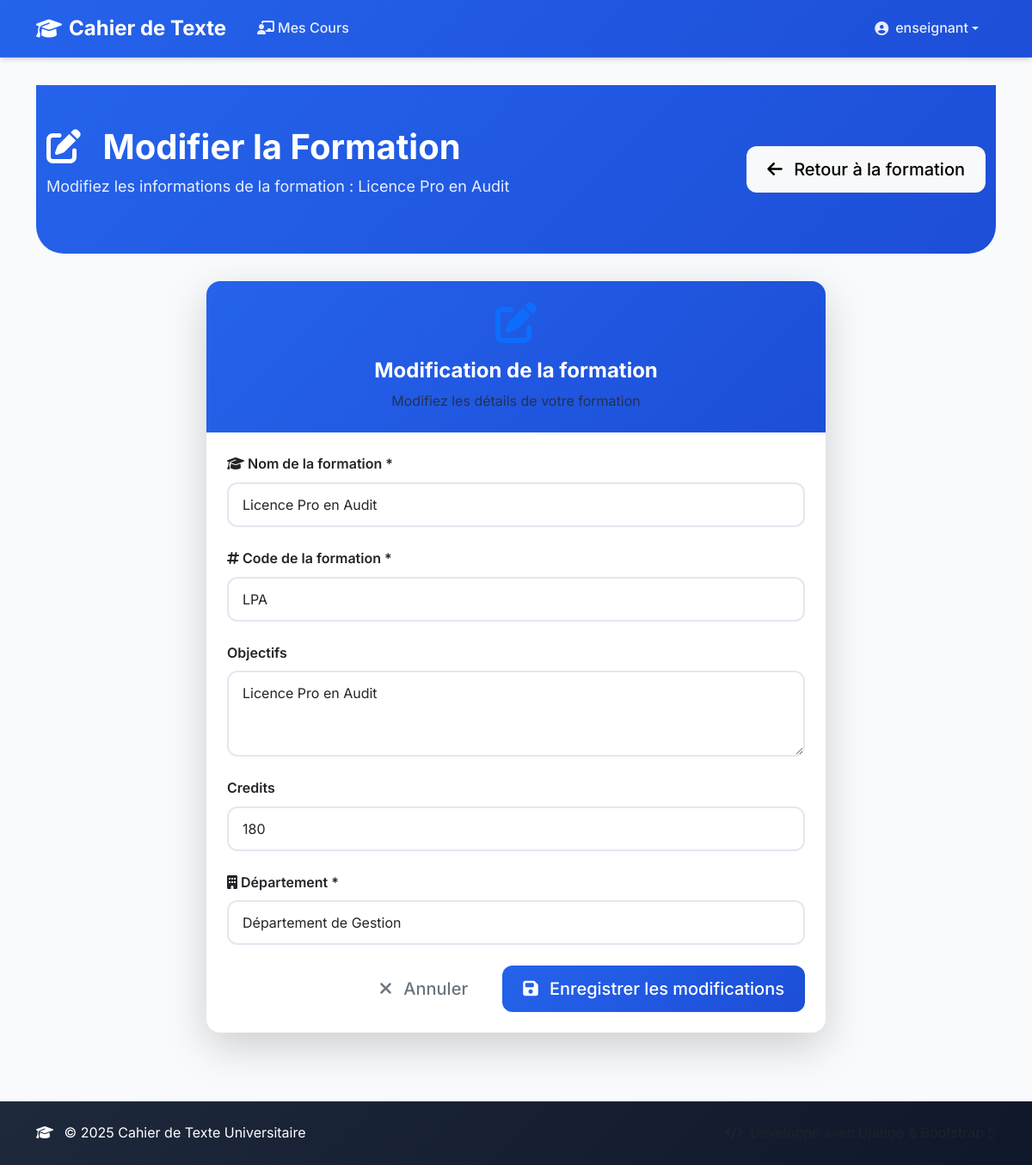
The app's page /formations/1/modifier/ (signed in) with its own data.
### formations/models.py (models this page shows, shortened)
class Formation(models.Model):
    nom  = models.CharField(max_length=100)
    code = models.CharField(max_length=20, unique=True)
    objectifs = models.TextField(blank=True, null=True)
    credits = models.IntegerField()
    departement = models.ForeignKey(
        Departement,
        on_delete=models.SET_NULL,
        null=True,
        related_name='formations'
    )
    responsable = models.ForeignKey( User, on_delete=models.SET_NULL, null=True, related_name='formations_responsable')
    class Meta:
        verbose_name = "Formation"
        verbose_name_plural = "Formations"

### formations/views.py (the view)
# urls.py: path('<int:formation_id>/modifier/', modifier_formation, name='modifier_formation'),
@login_required
def modifier_formation(request, formation_id):
    formation = get_object_or_404(Formation, id=formation_id)
    if request.method == 'POST':
        form = FormationForm(request.POST, instance=formation)
        if form.is_valid():
            form.save()
            messages.success(request, 'Formation modifiée avec succès!')
            return redirect('formations:liste_formations')
    else:
        form = FormationForm(instance=formation)
    return render(request, 'formations/modifier_formation.html', {'form': form, 'formation': formation})

### formations/forms.py
class FormationForm(forms.ModelForm):
    class Meta:
        model = Formation
        fields = ['nom', 'code', 'objectifs', 'credits', 'departement']
        widgets = {
            'objectifs': forms.Textarea(attrs={'rows': 3}),
        }
    def __init__(self, *args, **kwargs):
        user = kwargs.pop('user', None)  # Retrieve the logged-in user
        super().__init__(*args, **kwargs)
        if user and hasattr(user, 'profil') and user.profil.entite:
            self.fields['departement'].queryset = Departement.objects.filter(entite=user.profil.entite)
        for field in self.fields.values():
            field.widget.attrs.update({'class': 'form-control'})

### users/models.py (called while the page is built)
    def __str__(self):
        return self.nom

### formations/templates/formations/modifier_formation.html (shortened to what this page needs)
{% extends 'base.html' %}
{% block content %}
<div class="page-header">
    <div class="container">
        <div class="row align-items-center">
            <div class="col-lg-8">
                <h1 class="page-title">
                    <i class="fas fa-edit me-3"></i>
                    Modifier la Formation
                </h1>
                <p class="page-subtitle">
                    Modifiez les informations de la formation : {{ formation.nom }}
                </p>
            </div>
            <div class="col-lg-4 text-lg-end">
                <a href="{% url 'formations:detail_formation' formation.id %}" class="btn btn-light btn-lg">
                    <i class="fas fa-arrow-left me-2"></i> Retour à la formation
                </a>
            </div>
        </div>
    </div>
</div>
<div class="container">
    <div class="row justify-content-center">
        <div class="col-lg-8">
            <div class="card border-0 shadow-lg">
                <div class="card-header bg-transparent border-0 text-center py-4">
                    <div class="mb-3">
                        <i class="fas fa-edit fa-3x text-primary"></i>
                    </div>
                    <h4 class="fw-bold mb-2">Modification de la formation</h4>
                    <p class="text-muted mb-0">Modifiez les détails de votre formation</p>
                </div>
                <div class="card-body p-4">
                    <form method="post" class="needs-validation" novalidate>
                        {% for field in form %}
                            <div class="mb-4">
                                <label for="{{ field.id_for_label }}" class="form-label fw-semibold">
                                    {% if field.name == 'nom' %}
                                        <i class="fas fa-graduation-cap me-1"></i>Nom de la formation *
                                    {% elif field.name == 'code' %}
                                        <i class="fas fa-hashtag me-1"></i>Code de la formation *
                                    {% elif field.name == 'description' %}
                                        <i class="fas fa-align-left me-1"></i>Description
                                    {% elif field.name == 'departement' %}
                                        <i class="fas fa-building me-1"></i>Département *
                                    {% elif field.name == 'responsable' %}
                                        <i class="fas fa-user me-1"></i>Responsable
                                    {% elif field.name == 'date_creation' %}
                                        <i class="fas fa-calendar me-1"></i>Date de création
                                    {% else %}
                                        {{ field.label }}
                                    {% endif %}
                                </label>
                                {% if field.name == 'description' %}
                                    <textarea class="form-control"
                                              id="{{ field.id_for_label }}"
                                              name="{{ field.name }}"
                                              rows="4"
                                              placeholder="Décrivez les objectifs et le contenu de la formation...">{{ field.value|default:"" }}</textarea>
                                {% else %}
                                    {{ field }}
                                {% endif %}
                            </div>
                        {% endfor %}
                        <div class="d-flex gap-3 justify-content-end">
                            <a href="{% url 'formations:detail_formation' formation.id %}" class="btn btn-outline-secondary btn-lg">
                                <i class="fas fa-times me-2"></i> Annuler
                            </a>
                            <button type="submit" class="btn btn-primary btn-lg">
                                <i class="fas fa-save me-2"></i> Enregistrer les modifications
                            </button>
                        </div>
                    </form>
                </div>
            </div>
        </div>
    </div>
</div>
{% endblock %}

### templates/base.html (shortened to what this page needs)
<!DOCTYPE html>
<html lang="fr">
<head>
    <link href="https://cdn.jsdelivr.net/npm/bootstrap@5.3.2/dist/css/bootstrap.min.css" rel="stylesheet">
    <link rel="stylesheet" href="https://cdnjs.cloudflare.com/ajax/libs/font-awesome/6.4.0/css/all.min.css">
</head>
<body class="d-flex flex-column min-vh-100">
    <nav class="navbar navbar-expand-lg navbar-dark sticky-top">
        <div class="container">
            <a class="navbar-brand d-flex align-items-center" href="{% url 'users:dashboard' %}">
                <i class="fas fa-graduation-cap me-2"></i>
                Cahier de Texte
            </a>
            <div class="collapse navbar-collapse" id="navbarNav">
                <ul class="navbar-nav me-auto">
                    {% if user.is_authenticated %}
                        {% if user.profil.role == 'administrateur' %}
                            <li class="nav-item">
                                <a class="nav-link" href="/admin/">
                                    <i class="fas fa-cog me-1"></i>Administration
                                </a>
                            </li>
                        {% elif user.profil.role == 'enseignant' %}
                            <li class="nav-item">
                                <a class="nav-link" href="{% url 'users:dashboard' %}">
                                    <i class="fas fa-chalkboard-teacher me-1"></i>Mes Cours
                                </a>
                            </li>
                        {% elif user.profil.role == 'controleur' %}
                            <li class="nav-item">
                                <a class="nav-link" href="{% url 'users:recapitulatif_par_enseignant' %}">
                                    <i class="fas fa-chart-bar me-1"></i>Récapitulatif
                                </a>
                            </li>
                        {% endif %}
                    {% endif %}
                </ul>
                <ul class="navbar-nav">
                    {% if user.is_authenticated %}
                        <li class="nav-item dropdown">
                            <a class="nav-link dropdown-toggle d-flex align-items-center" href="#" id="navbarDropdown" role="button" data-bs-toggle="dropdown" aria-expanded="false">
                                <i class="fas fa-user-circle me-2"></i>
                                {{ user.username }}
                            </a>
                        </li>
                    {% else %}
                        <li class="nav-item">
                            <a class="nav-link" href="{% url 'login' %}">
                                <i class="fas fa-sign-in-alt me-1"></i>Connexion
                            </a>
                        </li>
                    {% endif %}
                </ul>
            </div>
        </div>
    </nav>
    <main class="main-content flex-grow-1">
        <div class="container">
            {% block content %}{% endblock %}
        </div>
    </main>
    <footer class="footer py-4 mt-5">
        <div class="container">
            <div class="row align-items-center">
                <div class="col-md-6">
                    <p class="mb-0">
                        <i class="fas fa-graduation-cap me-2"></i>
                        © {% now "Y" %} Cahier de Texte Universitaire
                    </p>
                </div>
                <div class="col-md-6 text-md-end">
                    <p class="mb-0 text-muted">
                        <i class="fas fa-code me-1"></i>
                    </p>
                </div>
            </div>
        </div>
    </footer>
</body>
</html>

### templates/base.html (style rules this page uses)
:root { --primary-color: #2563eb; --primary-dark: #1d4ed8; --secondary-color: #64748b; --success-color: #10b981; --warning-color: #f59e0b; --danger-color: #ef4444; --info-color: #06b6d4; --light-color: #f8fafc; --dark-color: #1e293b; --border-color: #e2e8f0; --shadow-sm: 0 1px 2px 0 rgb(0 0 0 / 0.05); --shadow-md: 0 4px 6px -1px rgb(0 0 0 / 0.1), 0 2px 4px -2px rgb(0 0 0 / 0.1); --shadow-lg: 0 10px 15px -3px rgb(0 0 0 / 0.1), 0 4px 6px -4px rgb(0 0 0 / 0.1); }
* { font-family: 'Inter', sans-serif; }
body { background-color: #f8fafc; color: #334155; line-height: 1.6; }
.navbar { background: linear-gradient(135deg, var(--primary-color) 0%, var(--primary-dark) 100%) !important; box-shadow: var(--shadow-md); border-bottom: 1px solid rgba(255, 255, 255, 0.1); }
.navbar-brand { font-weight: 700; font-size: 1.5rem; color: white !important; }
.navbar-nav .nav-link { color: rgba(255, 255, 255, 0.9) !important; font-weight: 500; padding: 0.75rem 1rem !important; border-radius: 0.5rem; margin: 0 0.25rem; transition: all 0.3s ease; }
.main-content { min-height: calc(100vh - 200px); padding: 2rem 0; }
.card { border: none; border-radius: 1rem; box-shadow: var(--shadow-sm); transition: all 0.3s ease; }
.card-header { background: linear-gradient(135deg, var(--primary-color) 0%, var(--primary-dark) 100%); color: white; border-radius: 1rem 1rem 0 0 !important; border: none; padding: 1.25rem; }
.btn { border-radius: 0.75rem; font-weight: 500; padding: 0.75rem 1.5rem; transition: all 0.3s ease; border: none; }
.btn-primary { background: linear-gradient(135deg, var(--primary-color) 0%, var(--primary-dark) 100%); box-shadow: var(--shadow-sm); }
.form-control, .form-select { border-radius: 0.75rem; border: 2px solid var(--border-color); padding: 0.75rem 1rem; transition: all 0.3s ease; }
.footer { background: linear-gradient(135deg, var(--dark-color) 0%, #0f172a 100%); color: white; margin-top: auto; }
.page-header { background: linear-gradient(135deg, var(--primary-color) 0%, var(--primary-dark) 100%); color: white; padding: 3rem 0; margin-bottom: 2rem; border-radius: 0 0 2rem 2rem; }
.page-title { font-size: 2.5rem; font-weight: 700; margin-bottom: 0.5rem; }
.page-subtitle { font-size: 1.125rem; opacity: 0.9; }

### records on screen
Formation: nom "Licence Pro en Audit", form "Licence Pro en Audit" "LPA" "Licence Pro en Audit" "180" "Département de Gestion"

### other values on screen
{{ user.username }} "enseignant"
{{ field.label }} "Objectifs" "Credits"
